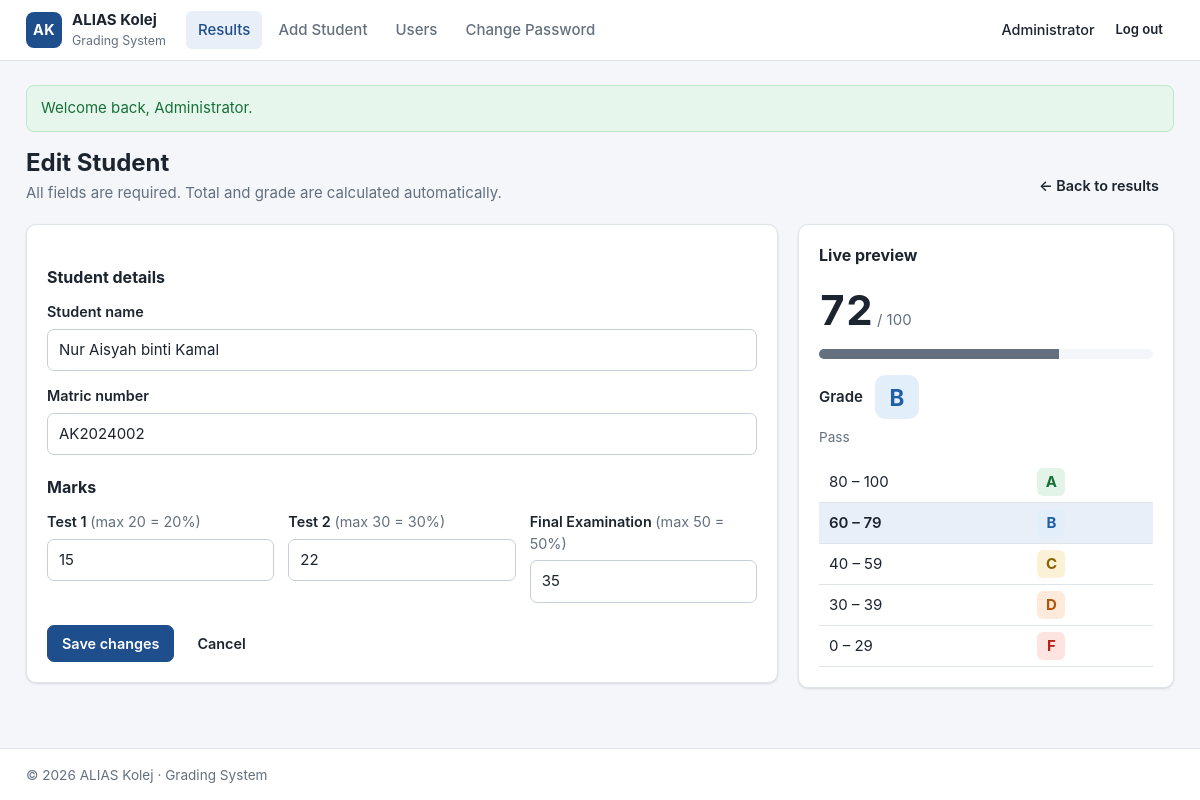
/student_form.php?id=2 (signed in), run on the app's committed database.
### tables this page shows
CREATE TABLE students (
    id            INT UNSIGNED  NOT NULL AUTO_INCREMENT,
    student_name  VARCHAR(100)  NOT NULL,
    matric_no     VARCHAR(20)   NOT NULL,
    test1         DECIMAL(5,2)  NOT NULL,
    test2         DECIMAL(5,2)  NOT NULL,
    final_exam    DECIMAL(5,2)  NOT NULL,
    total         DECIMAL(5,2)  NOT NULL,
    grade         CHAR(1)       NOT NULL,
    created_by    INT UNSIGNED  NOT NULL,
    created_at    DATETIME      NOT NULL DEFAULT CURRENT_TIMESTAMP,
    updated_at    DATETIME      NOT NULL DEFAULT CURRENT_TIMESTAMP ON UPDATE CURRENT_TIMESTAMP,
    PRIMARY KEY (id),
    UNIQUE KEY uq_students_matric_no (matric_no),
    KEY idx_students_grade (grade),
    KEY idx_students_created_by (created_by),
    CONSTRAINT fk_students_created_by FOREIGN KEY (created_by) REFERENCES users (id)
        ON UPDATE CASCADE ON DELETE RESTRICT,
    CONSTRAINT chk_test1      CHECK (test1 BETWEEN 0 AND 20),
    CONSTRAINT chk_test2      CHECK (test2 BETWEEN 0 AND 30),
    CONSTRAINT chk_final_exam CHECK (final_exam BETWEEN 0 AND 50),
    CONSTRAINT chk_total      CHECK (total BETWEEN 0 AND 100),
    CONSTRAINT chk_grade      CHECK (grade IN ('A', 'B', 'C', 'D', 'F'))
);

### includes/bootstrap.php (called while the page is built, shortened)
<?php
function fmt_mark($n): string
{
    $s = number_format((float)$n, 2, '.', '');
    return rtrim(rtrim($s, '0'), '.');
}
function db(): PDO
{
    static $pdo = null;
    if ($pdo === null) {
        $dsn = sprintf('mysql:host=%s;port=%d;dbname=%s;charset=utf8mb4', DB_HOST, DB_PORT, DB_NAME);
        try {
            $pdo = new PDO($dsn, DB_USER, DB_PASS, [
                PDO::ATTR_ERRMODE            => PDO::ERRMODE_EXCEPTION,
                PDO::ATTR_DEFAULT_FETCH_MODE => PDO::FETCH_ASSOC,
                PDO::ATTR_EMULATE_PREPARES   => false,
            ]);
        } catch (PDOException $e) {
            error_log('DB connection failed: ' . $e->getMessage());
            http_response_code(500);
            exit('Database connection failed. Check config.php and make sure MySQL is running and database.sql has been imported.');
        }
    }
    return $pdo;
}
function e($value): string
{
    return htmlspecialchars((string)$value, ENT_QUOTES | ENT_SUBSTITUTE, 'UTF-8');
}

### student_form.php (the view, shortened to what this page needs)
<?php
require_once __DIR__ . '/includes/bootstrap.php';
$id      = isset($_GET['id']) ? (int)$_GET['id'] : 0;
$editing = $id > 0;
$values = ['student_name' => '', 'matric_no' => '', 'test1' => '', 'test2' => '', 'final_exam' => ''];
if ($editing) {
    $st = db()->prepare('SELECT * FROM students WHERE id = :id');
    $st->execute([':id' => $id]);
    $row = $st->fetch();
    $values = [
        'student_name' => $row['student_name'],
        'matric_no'    => $row['matric_no'],
        'test1'        => fmt_mark($row['test1']),
        'test2'        => fmt_mark($row['test2']),
        'final_exam'   => fmt_mark($row['final_exam']),
    ];
}
$errors = [];
function invalid_attr(array $errors, string $field): string
{
    return isset($errors[$field]) ? ' aria-invalid="true"' : '';
}
$pageTitle = $editing ? 'Edit Student' : 'Add Student';
$formAction = 'student_form.php' . ($editing ? '?id=' . $id : '');
require __DIR__ . '/includes/header.php';
?>
<div class="page-head">
    <div>
        <h1><?= e($pageTitle) ?></h1>
        <p class="muted">All fields are required. Total and grade are calculated automatically.</p>
    </div>
    <div class="actions"><a class="btn btn-ghost" href="index.php">&larr; Back to results</a></div>
</div>
<div class="grid-form">
    <form class="card" method="post" action="<?= e($formAction) ?>" id="student-form"
          data-validate data-student-form data-exclude-id="<?= $editing ? $id : 0 ?>" novalidate>
        <h2 class="card-title">Student details</h2>
        <div class="field">
            <label for="student_name">Student name</label>
            <input type="text" id="student_name" name="student_name" value="<?= e($values['student_name']) ?>"
                   required maxlength="100" autocomplete="off"
                   data-pattern="[\p{L}][\p{L}\p{M} .'\/\-]*" data-pattern-msg="Name may only contain letters, spaces and . ' / -"
                   aria-describedby="student_name-error"<?= invalid_attr($errors, 'student_name') ?>>
        </div>
        <div class="field">
            <label for="matric_no">Matric number</label>
            <input type="text" id="matric_no" name="matric_no" value="<?= e($values['matric_no']) ?>"
                   required maxlength="20" autocomplete="off" class="mono upper" placeholder="e.g. AK2024001"
                   data-pattern="[A-Za-z0-9\/\-]{3,20}" data-pattern-msg="Matric number must be 3-20 characters: letters, digits, / or -."
                   aria-describedby="matric_no-error"<?= invalid_attr($errors, 'matric_no') ?>>
        </div>
        <h2 class="card-title">Marks</h2>
        <div class="marks-grid">
            <?php foreach (MARK_LIMITS as $field => $max): ?>
                <div class="field">
                    <label for="<?= e($field) ?>"><?= e(MARK_LABELS[$field]) ?> <span class="muted">(max <?= $max ?> = <?= $max ?>%)</span></label>
                    <input type="number" id="<?= e($field) ?>" name="<?= e($field) ?>" value="<?= e($values[$field]) ?>"
                           required min="0" max="<?= $max ?>" step="0.01" inputmode="decimal" data-mark
                           data-label="<?= e(MARK_LABELS[$field]) ?>"
                           aria-describedby="<?= e($field) ?>-error"<?= invalid_attr($errors, $field) ?>>
                </div>
            <?php endforeach; ?>
        </div>
        <div class="form-actions">
            <button type="submit" class="btn btn-primary"><?= $editing ? 'Save changes' : 'Save result' ?></button>
            <a class="btn btn-ghost" href="index.php">Cancel</a>
        </div>
    </form>
    <aside class="card preview" aria-live="polite">
        <h2 class="card-title">Live preview</h2>
        <div class="preview-total">
            <span class="preview-number" id="preview-total">0</span><span class="muted"> / 100</span>
        </div>
        <div class="meter"><div class="meter-bar" id="preview-bar"></div></div>
        <div class="preview-grade">
            Grade <span class="grade grade-lg" id="preview-grade">–</span>
        </div>
        <p class="muted small" id="preview-note">Enter all three marks to see the final grade.</p>
        <table class="table table-compact">
            <tbody>
            <?php foreach (GRADE_SCALE as $g => [$min, $max]): ?>
                <tr data-scale="<?= e($g) ?>"><td><?= $min ?> – <?= $max ?></td><td><span class="grade grade-<?= e($g) ?>"><?= e($g) ?></span></td></tr>
            <?php endforeach; ?>
            </tbody>
        </table>
    </aside>
</div>
<?php require __DIR__ . '/includes/footer.php'; ?>

### assets/style.css (style rules this page uses)
:root { --bg: #f4f6f9; --surface: #ffffff; --text: #1c2430; --muted: #64707f; --border: #dfe3ea; --primary: #1f4e8c; --primary-hover: #183e70; --primary-soft: #e8eff9; --danger: #b42318; --danger-soft: #fdecea; --success: #17703a; --success-soft: #e7f6ec; --info: #1f4e8c; --info-soft: #e8eff9; --radius: 10px; --shadow: 0 1px 2px rgba(16, 24, 40, .06), 0 1px 3px rgba(16, 24, 40, .08); --grade-A: #17703a; --grade-A-bg: #e1f4e7; --grade-B: #1f5fa8; --grade-B-bg: #e3eefb; --grade-C: #8a6100; --grade-C-bg: #fbf1d6; --grade-D: #b4530a; --grade-D-bg: #fdeadb; --grade-F: #b42318; --grade-F-bg: #fde4e1; }
*, *::before, *::after { box-sizing: border-box; }
html { -webkit-text-size-adjust: 100%; }
body { margin: 0; background: var(--bg); color: var(--text); font: 15px/1.5 -apple-system, BlinkMacSystemFont, "Segoe UI", Roboto, "Helvetica Neue", Arial, sans-serif; display: flex; flex-direction: column; min-height: 100vh; }
a { color: var(--primary); }
h1, h2, h3 { line-height: 1.25; margin: 0; }
h1 { font-size: 1.5rem; }
.muted { color: var(--muted); }
.small { font-size: .85rem; }
.mono { font-family: Consolas, "SFMono-Regular", Menlo, monospace; font-size: .92em; }
.upper { text-transform: uppercase; }
.page-head { display: flex; align-items: flex-end; justify-content: space-between; gap: 16px; flex-wrap: wrap; margin-bottom: 20px; }
.page-head p { margin: 4px 0 0; }
.actions { display: flex; gap: 8px; flex-wrap: wrap; }
.card { background: var(--surface); border: 1px solid var(--border); border-radius: var(--radius); box-shadow: var(--shadow); padding: 20px; margin-bottom: 20px; }
.card-title { font-size: 1rem; margin: 0 0 14px; }
.card-title:not(:first-child) { margin-top: 22px; }
.grid-form { display: grid; grid-template-columns: minmax(0, 2fr) minmax(260px, 1fr); gap: 20px; align-items: start; }
.bar-B { background: var(--grade-B); }
.grade { display: inline-grid; place-items: center; min-width: 28px; height: 28px; padding: 0 6px; border-radius: 6px; font-weight: 700; background: var(--bg); color: var(--muted); }
.grade-A { background: var(--grade-A-bg); color: var(--grade-A); }
.grade-B { background: var(--grade-B-bg); color: var(--grade-B); }
.grade-C { background: var(--grade-C-bg); color: var(--grade-C); }
.grade-D { background: var(--grade-D-bg); color: var(--grade-D); }
.grade-F { background: var(--grade-F-bg); color: var(--grade-F); }
.grade-lg { min-width: 44px; height: 44px; font-size: 1.4rem; border-radius: 10px; }
.table { width: 100%; border-collapse: collapse; }
.table th, .table td { padding: 10px 12px; border-bottom: 1px solid var(--border); vertical-align: middle; }
.table-compact th, .table-compact td { padding: 6px 10px; }
.table tr.is-current td { background: var(--primary-soft); font-weight: 600; }
.field { display: flex; flex-direction: column; gap: 6px; margin-bottom: 14px; }
.field label { font-weight: 600; font-size: .9rem; }
.field label .muted { font-weight: 400; }
input[type=text], input[type=password], input[type=number], input[type=search], select { font: inherit; color: inherit; width: 100%; padding: 9px 11px; border: 1px solid #c9cfd8; border-radius: 7px; background: #fff; }
.marks-grid { display: grid; grid-template-columns: repeat(3, minmax(0, 1fr)); gap: 0 14px; }
.form-actions { display: flex; gap: 8px; flex-wrap: wrap; margin-top: 8px; }
.btn { display: inline-flex; align-items: center; justify-content: center; gap: 6px; font: inherit; font-weight: 600; font-size: .9rem; line-height: 1.2; padding: 9px 14px; border-radius: 7px; border: 1px solid #c9cfd8; background: #fff; color: var(--text); text-decoration: none; cursor: pointer; }
.btn-primary { background: var(--primary); border-color: var(--primary); color: #fff; }
.btn-ghost { border-color: transparent; background: transparent; }
.preview { position: sticky; top: 20px; }
.preview-total { margin-bottom: 8px; }
.preview-number { font-size: 2.6rem; font-weight: 700; font-variant-numeric: tabular-nums; }
.meter { height: 10px; background: var(--bg); border-radius: 999px; overflow: hidden; margin-bottom: 16px; }
.meter-bar { height: 100%; width: 0; background: var(--muted); transition: width .25s ease; }
.preview-grade { display: flex; align-items: center; gap: 12px; font-weight: 600; }
.preview p { margin: 8px 0 14px; }

### data on the page
students: student_name "Nur Aisyah binti Kamal", matric_no "AK2024002", test1 "15", test2 "22", final_exam "35"

### other printed values
COLLEGE_NAME "ALIAS Kolej"
$label "Results"
$label "Add Student"
$label "Users"
$label "Change Password"
$user['full_name'] "Administrator"
$f['msg'] "Welcome back, Administrator."
$pageTitle "Edit Student"
MARK_LABELS[$field] "Test 1"
$max "20"
MARK_LABELS[$field] "Test 2"
$max "30"
MARK_LABELS[$field] "Final Examination"
$max "50"
$min "80"
